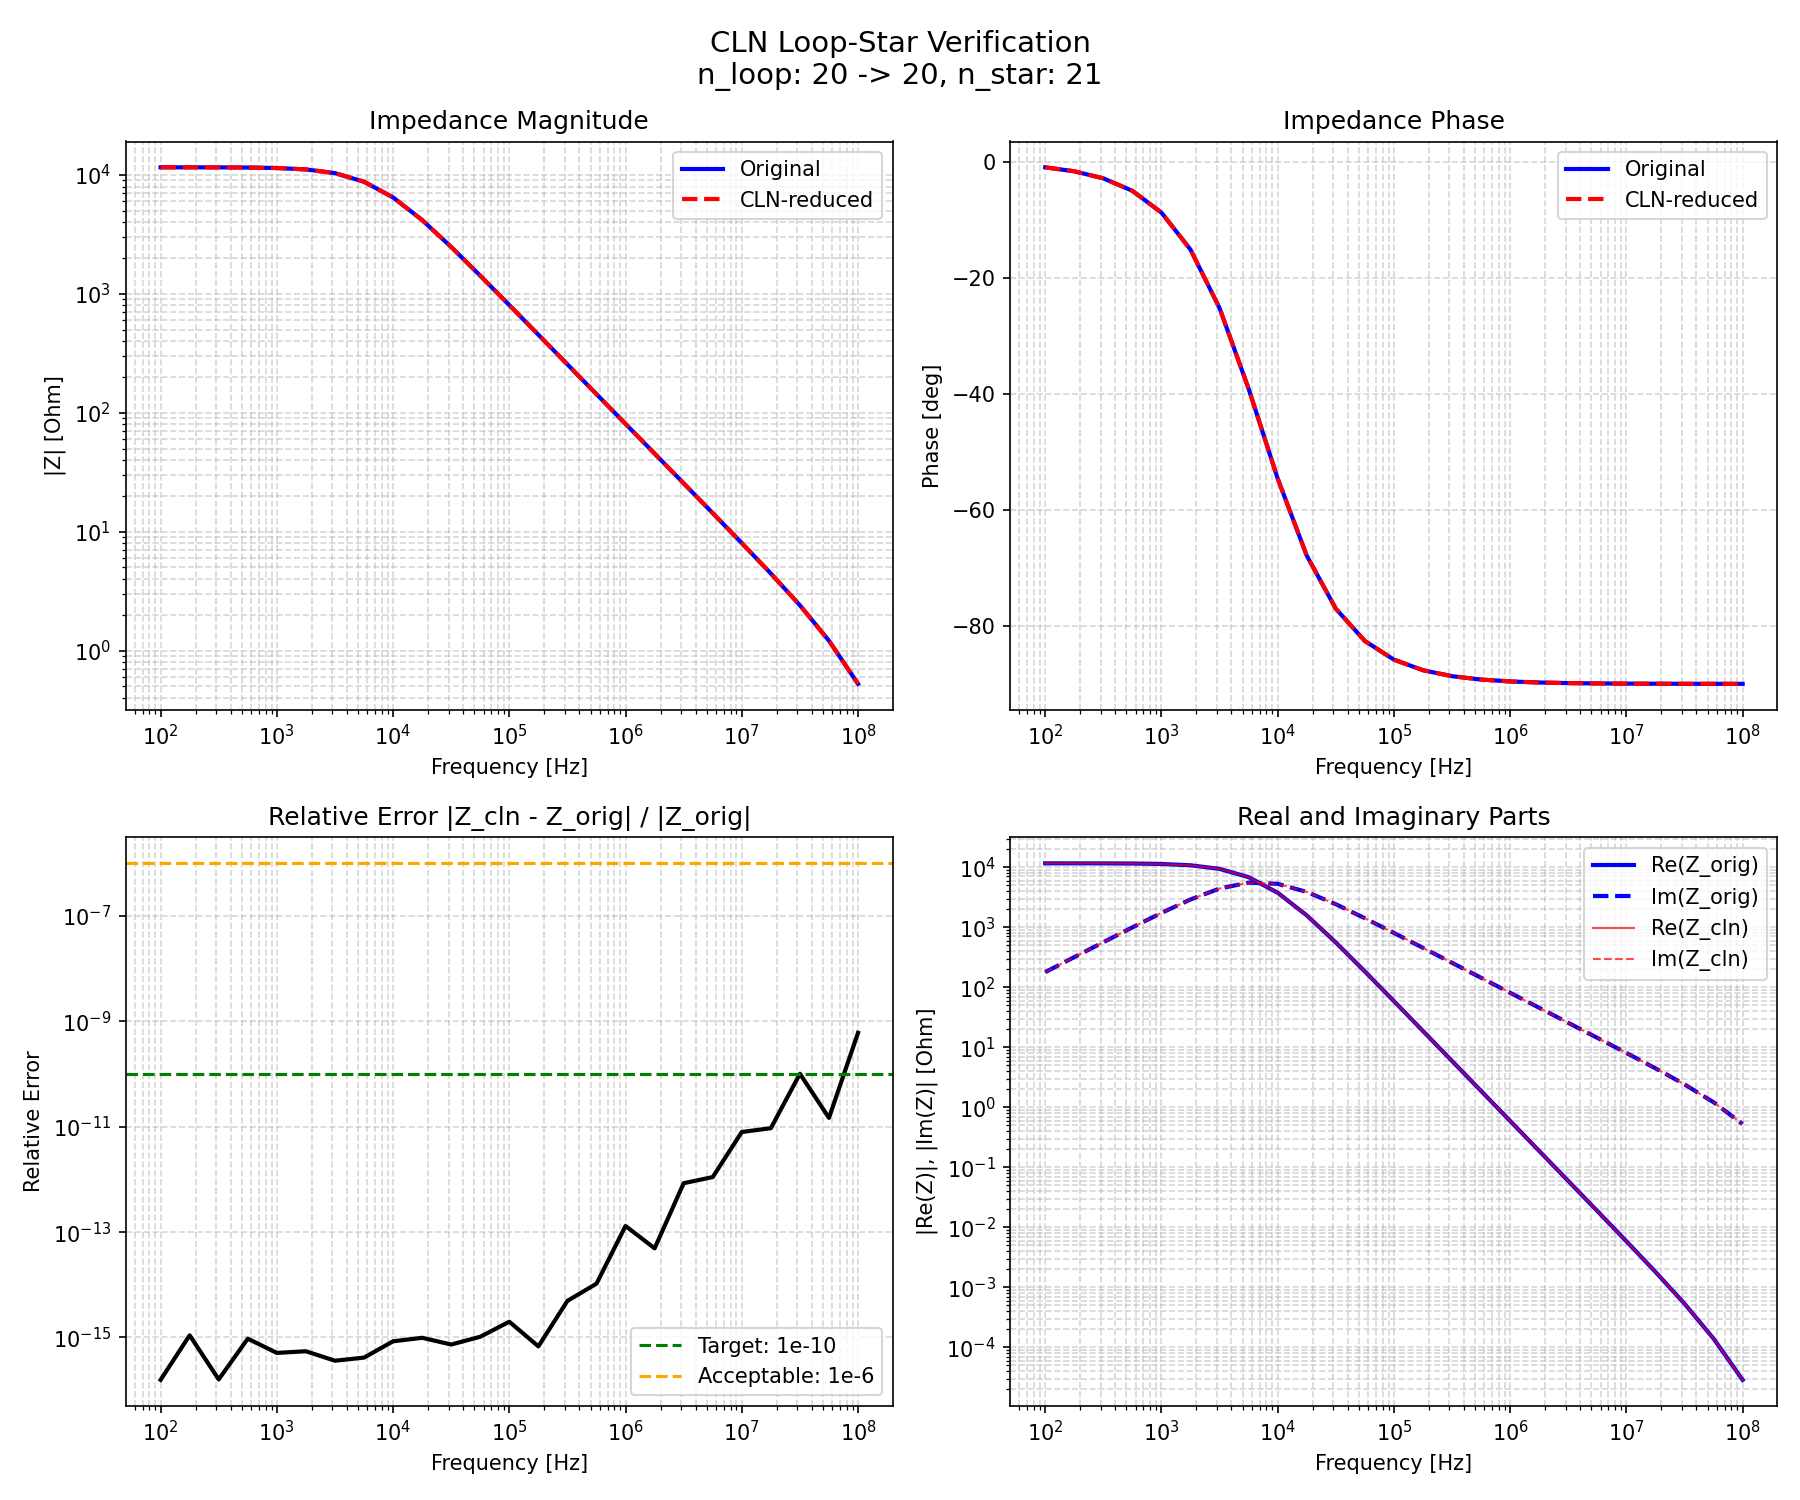

This chart was generated by the following Python code:
"""
Historical example: the CLN reduction route is retired and is not a validation route.
Independent caller algebra is retained; external PEEC assembly is not bundled.
CLN変換後のLoop-Star相互作用の周波数特性検証

Loop部分にLanczos変換（CLN I型）を適用した場合:
- Loop-Loop: R -> R_diag, L -> L_tridiag (Q^T * R * Q, Q^T * L * Q)
- Loop-Star: M_LS -> Q^T * M_LS
- Star-Loop: M_SL = M_LS^T -> M_LS^T * Q = (Q^T * M_LS)^T
- Star-Star: P -> P (変換なし)

検証項目:
1. 元のLoop-Star系とCLN変換後の周波数特性が一致すること
2. ポートインピーダンスZ(omega)が機械精度で一致すること
"""

def _retired_field_reduction(*args, **kwargs):
    raise RuntimeError("This historical CLN reduction route has been retired.")


import numpy as np
import sys
import matplotlib.pyplot as plt

# CLNライブラリへのパス
# External research package is not auto-loaded from a private drive.

from cln.peec_matrices import (
    build_peec_matrices,
    build_impedance_matrix,
    create_simple_wire_segments,
    create_loop_segments,
)
lanczos = _retired_field_reduction


def build_cln_loop_star_impedance(R_diag, L_tridiag, P, M_LS_reduced, omega):
    """CLN変換後のLoop-Star系インピーダンス行列を構築

    Z = [Z_LL'   Z_LS']
        [Z_SL'   Z_SS ]

    where:
        Z_LL' = R_diag + jw*L_tridiag  (CLN変換後)
        Z_LS' = jw * M_LS_reduced      (Q^T * M_LS)
        Z_SL' = Z_LS'^T                (reciprocity)
        Z_SS  = P / jw                 (Star部分は変換なし)
    """
    n_loop_red = R_diag.shape[0]
    n_star = P.shape[0]
    n_total = n_loop_red + n_star

    Z = np.zeros((n_total, n_total), dtype=complex)

    # Z_LL' (CLN変換後のLoop-Loop)
    Z[:n_loop_red, :n_loop_red] = R_diag + 1j * omega * L_tridiag

    # Z_SS (Star-Star、変換なし)
    if np.abs(omega) > 1e-15:
        Z[n_loop_red:, n_loop_red:] = P / (1j * omega)
    else:
        Z[n_loop_red:, n_loop_red:] = P * 1e15

    # Z_LS', Z_SL' (Loop-Star結合、CLN変換後)
    Z_LS = 1j * omega * M_LS_reduced
    Z[:n_loop_red, n_loop_red:] = Z_LS
    Z[n_loop_red:, :n_loop_red] = Z_LS.T

    return Z


def compute_port_impedance_from_matrix(Z, port_vector):
    """インピーダンス行列からポートインピーダンスを計算

    Z_port = v^T * Z^{-1} * v
    """
    n_loop = len(port_vector)
    n_total = Z.shape[0]

    V = np.zeros(n_total, dtype=complex)
    V[:n_loop] = port_vector

    I = np.linalg.solve(Z, V)
    Z_port = np.dot(port_vector, I[:n_loop])

    return Z_port


def verify_loop_star_cln(n_segments=20, n_reduced=5):
    """Loop-Star系のCLN変換検証

    Args:
        n_segments: PEECセグメント数
        n_reduced: CLN縮約後の次元
    """
    print("=" * 70)
    print("CLN Loop-Star Transformation Verification")
    print("=" * 70)

    # ワイヤパラメータ
    length = 0.1  # 10cm
    width = 1e-3  # 1mm
    height = 1e-3
    sigma = 5.8e7

    # セグメント作成
    segments = create_simple_wire_segments(length, width, height, n_segments, sigma)

    # PEEC行列構築
    matrices = build_peec_matrices(segments, include_star=True)

    print(f"\nOriginal system:")
    print(f"  n_loop (original): {matrices.n_loop}")
    print(f"  n_star: {matrices.n_star}")
    print(f"  Total DOF: {matrices.n_loop + matrices.n_star}")

    # 元の行列
    R_orig = matrices.R
    L_orig = matrices.L
    P = matrices.P
    M_LS_orig = matrices.M_LS

    # CLN変換（Loop部分のみ）
    # lanczos(K=R, N=L) -> R_diag, L_tridiag, Q
    result = lanczos(R_orig, L_orig, n_iter=n_reduced)

    Q = result.Q  # 変換行列 (n_loop x n_reduced)
    R_diag = result.R_diag  # 対角化された抵抗
    L_tridiag = result.L_tridiag  # 三重対角化されたインダクタンス

    print(f"\nCLN-transformed system:")
    print(f"  n_loop (reduced): {n_reduced}")
    print(f"  n_star: {matrices.n_star}")
    print(f"  Total DOF: {n_reduced + matrices.n_star}")
    print(f"  Q shape: {Q.shape}")

    # Loop-Star結合行列の変換
    # M_LS_reduced = Q^T * M_LS
    M_LS_reduced = Q.T @ M_LS_orig

    print(f"\nMatrix transformations:")
    print(f"  R: {R_orig.shape} -> R_diag: {R_diag.shape}")
    print(f"  L: {L_orig.shape} -> L_tridiag: {L_tridiag.shape}")
    print(f"  M_LS: {M_LS_orig.shape} -> M_LS_reduced: {M_LS_reduced.shape}")
    print(f"  P: {P.shape} (unchanged)")

    # ポートベクトル
    port_vector_orig = np.zeros(matrices.n_loop)
    port_vector_orig[0] = 1.0  # 最初のセグメントに電圧印加

    # CLN座標でのポートベクトル
    port_vector_reduced = Q.T @ port_vector_orig

    print(f"\nPort vector transformation:")
    print(f"  v_orig: {port_vector_orig.shape} -> v_reduced: {port_vector_reduced.shape}")

    # 周波数掃引（Darwin近似の有効範囲: ~100MHz以下）
    frequencies = np.logspace(2, 8, 25)  # 100Hz to 100MHz
    Z_orig_list = []
    Z_cln_list = []
    errors = []

    print("\n" + "-" * 70)
    print(f"{'Freq [Hz]':>12}  {'Z_orig':>24}  {'Z_cln':>24}  {'Error':>10}")
    print("-" * 70)

    for f in frequencies:
        omega = 2 * np.pi * f

        # 元のLoop-Star系
        Z_matrix_orig = build_impedance_matrix(matrices, omega)
        Z_orig = compute_port_impedance_from_matrix(Z_matrix_orig, port_vector_orig)

        # CLN変換後のLoop-Star系
        Z_matrix_cln = build_cln_loop_star_impedance(
            R_diag, L_tridiag, P, M_LS_reduced, omega
        )
        Z_cln = compute_port_impedance_from_matrix(Z_matrix_cln, port_vector_reduced)

        # 相対誤差
        rel_error = np.abs(Z_cln - Z_orig) / np.abs(Z_orig)

        Z_orig_list.append(Z_orig)
        Z_cln_list.append(Z_cln)
        errors.append(rel_error)

        # 一部の周波数のみ表示
        if f in [1e2, 1e3, 1e4, 1e5, 1e6, 1e7, 1e8]:
            print(f"{f:12.2e}  {Z_orig:24.6e}  {Z_cln:24.6e}  {rel_error:10.2e}")

    print("-" * 70)

    # 統計
    max_error = max(errors)
    mean_error = np.mean(errors)

    print(f"\nError statistics:")
    print(f"  Max relative error: {max_error:.2e}")
    print(f"  Mean relative error: {mean_error:.2e}")

    # 判定
    # 注: 高周波では行列の条件数が悪化するため、1e-6程度の誤差は許容
    tolerance = 1e-5
    if max_error < tolerance:
        print(f"\n*** PASS: All errors < {tolerance:.0e} ***")
        success = True
    else:
        print(f"\n*** WARNING: Max error {max_error:.2e} >= {tolerance:.0e} ***")
        success = False

    # プロット
    fig, axes = plt.subplots(2, 2, figsize=(12, 10))

    # インピーダンス絶対値
    ax1 = axes[0, 0]
    ax1.loglog(frequencies, np.abs(Z_orig_list), 'b-', label='Original', linewidth=2)
    ax1.loglog(frequencies, np.abs(Z_cln_list), 'r--', label='CLN-reduced', linewidth=2)
    ax1.set_xlabel('Frequency [Hz]')
    ax1.set_ylabel('|Z| [Ohm]')
    ax1.set_title('Impedance Magnitude')
    ax1.legend()
    ax1.grid(True, which='both', linestyle='--', alpha=0.5)

    # インピーダンス位相
    ax2 = axes[0, 1]
    ax2.semilogx(frequencies, np.angle(Z_orig_list, deg=True), 'b-', label='Original', linewidth=2)
    ax2.semilogx(frequencies, np.angle(Z_cln_list, deg=True), 'r--', label='CLN-reduced', linewidth=2)
    ax2.set_xlabel('Frequency [Hz]')
    ax2.set_ylabel('Phase [deg]')
    ax2.set_title('Impedance Phase')
    ax2.legend()
    ax2.grid(True, which='both', linestyle='--', alpha=0.5)

    # 相対誤差
    ax3 = axes[1, 0]
    ax3.loglog(frequencies, errors, 'k-', linewidth=2)
    ax3.axhline(y=1e-10, color='g', linestyle='--', label='Target: 1e-10')
    ax3.axhline(y=1e-6, color='orange', linestyle='--', label='Acceptable: 1e-6')
    ax3.set_xlabel('Frequency [Hz]')
    ax3.set_ylabel('Relative Error')
    ax3.set_title('Relative Error |Z_cln - Z_orig| / |Z_orig|')
    ax3.legend()
    ax3.grid(True, which='both', linestyle='--', alpha=0.5)

    # 実部・虚部比較
    ax4 = axes[1, 1]
    ax4.loglog(frequencies, np.abs(np.real(Z_orig_list)), 'b-', label='Re(Z_orig)', linewidth=2)
    ax4.loglog(frequencies, np.abs(np.imag(Z_orig_list)), 'b--', label='Im(Z_orig)', linewidth=2)
    ax4.loglog(frequencies, np.abs(np.real(Z_cln_list)), 'r-', label='Re(Z_cln)', linewidth=1, alpha=0.7)
    ax4.loglog(frequencies, np.abs(np.imag(Z_cln_list)), 'r--', label='Im(Z_cln)', linewidth=1, alpha=0.7)
    ax4.set_xlabel('Frequency [Hz]')
    ax4.set_ylabel('|Re(Z)|, |Im(Z)| [Ohm]')
    ax4.set_title('Real and Imaginary Parts')
    ax4.legend()
    ax4.grid(True, which='both', linestyle='--', alpha=0.5)

    plt.suptitle(f'CLN Loop-Star Verification\n'
                 f'n_loop: {matrices.n_loop} -> {n_reduced}, n_star: {matrices.n_star}',
                 fontsize=14)
    plt.tight_layout()
    plt.savefig('verify_cln_loop_star.png', dpi=150)
    print(f"\nPlot saved to: verify_cln_loop_star.png")
    plt.close()

    return success, max_error


def verify_circular_loop():
    """円形ループコイルでの検証"""
    print("\n" + "=" * 70)
    print("Circular Loop Coil Verification")
    print("=" * 70)

    # ループパラメータ
    radius = 0.05
    width = 2e-3
    height = 1e-3
    n_segments = 36
    sigma = 5.8e7

    segments = create_loop_segments(radius, width, height, n_segments, sigma)
    matrices = build_peec_matrices(segments, include_star=True)

    print(f"\nCircular loop: R={radius*1000:.1f}mm, {n_segments} segments")
    print(f"  n_loop: {matrices.n_loop}, n_star: {matrices.n_star}")

    # CLN変換
    n_reduced = 10
    result = lanczos(matrices.R, matrices.L, n_iter=n_reduced)

    Q = result.Q
    R_diag = result.R_diag
    L_tridiag = result.L_tridiag
    M_LS_reduced = Q.T @ matrices.M_LS

    # ポートベクトル
    port_vector_orig = np.zeros(matrices.n_loop)
    port_vector_orig[0] = 1.0
    port_vector_reduced = Q.T @ port_vector_orig

    # 周波数掃引（Darwin近似の有効範囲: ~100MHz以下）
    frequencies = np.logspace(3, 8, 21)  # 1kHz to 100MHz
    max_error = 0

    for f in frequencies:
        omega = 2 * np.pi * f

        Z_matrix_orig = build_impedance_matrix(matrices, omega)
        Z_orig = compute_port_impedance_from_matrix(Z_matrix_orig, port_vector_orig)

        Z_matrix_cln = build_cln_loop_star_impedance(
            R_diag, L_tridiag, matrices.P, M_LS_reduced, omega
        )
        Z_cln = compute_port_impedance_from_matrix(Z_matrix_cln, port_vector_reduced)

        rel_error = np.abs(Z_cln - Z_orig) / np.abs(Z_orig)
        max_error = max(max_error, rel_error)

    print(f"\nMax relative error: {max_error:.2e}")

    if max_error < 1e-10:
        print("*** PASS ***")
        return True
    else:
        print("*** FAIL ***")
        return False


def verify_loop_only_cln(n_segments=20, n_reduced=20):
    """Loop-only（Star成分なし）でのCLN変換検証

    Star成分を除外することで、純粋にLoop変換の正しさを検証
    """
    print("\n" + "=" * 70)
    print("Loop-Only CLN Verification (No Star)")
    print("=" * 70)

    # ワイヤパラメータ
    length = 0.1
    width = 1e-3
    height = 1e-3
    sigma = 5.8e7

    segments = create_simple_wire_segments(length, width, height, n_segments, sigma)
    matrices = build_peec_matrices(segments, include_star=False)

    print(f"\nLoop-only system: n_loop={matrices.n_loop}")

    # CLN変換
    result = lanczos(matrices.R, matrices.L, n_iter=n_reduced)
    Q = result.Q
    R_diag = result.R_diag
    L_tridiag = result.L_tridiag

    # ポートベクトル
    port_vector_orig = np.zeros(matrices.n_loop)
    port_vector_orig[0] = 1.0
    port_vector_reduced = Q.T @ port_vector_orig

    # 周波数掃引（Darwin近似の有効範囲: ~100MHz以下）
    frequencies = np.logspace(2, 8, 25)  # 100Hz to 100MHz
    max_error = 0

    print(f"\n{'Freq [Hz]':>12}  {'Z_orig':>24}  {'Z_cln':>24}  {'Error':>10}")
    print("-" * 70)

    for f in frequencies:
        omega = 2 * np.pi * f

        # 元のLoop-only系: Z = R + jw*L
        Z_LL_orig = matrices.R + 1j * omega * matrices.L
        I_orig = np.linalg.solve(Z_LL_orig, port_vector_orig)
        Z_orig = np.dot(port_vector_orig, I_orig)

        # CLN変換後: Z' = R_diag + jw*L_tridiag
        Z_LL_cln = R_diag + 1j * omega * L_tridiag
        I_cln = np.linalg.solve(Z_LL_cln, port_vector_reduced)
        Z_cln = np.dot(port_vector_reduced, I_cln)

        rel_error = np.abs(Z_cln - Z_orig) / np.abs(Z_orig)
        max_error = max(max_error, rel_error)

        if f in [1e2, 1e3, 1e4, 1e5, 1e6, 1e7, 1e8]:
            print(f"{f:12.2e}  {Z_orig:24.6e}  {Z_cln:24.6e}  {rel_error:10.2e}")

    print("-" * 70)
    print(f"\nMax relative error: {max_error:.2e}")

    if max_error < 1e-10:
        print("*** PASS: Loop-only CLN transformation is exact ***")
        return True, max_error
    else:
        print(f"*** INFO: Max error {max_error:.2e} (numerical precision) ***")
        return max_error < 1e-5, max_error


def main():
    """メイン検証"""
    print("CLN Loop-Star Transformation Verification")
    print("=" * 70)
    print("\nTransformation rules:")
    print("  Loop-Loop: R -> Q^T*R*Q = R_diag")
    print("             L -> Q^T*L*Q = L_tridiag")
    print("  Loop-Star: M_LS -> Q^T*M_LS")
    print("  Star-Loop: M_SL = M_LS^T -> (Q^T*M_LS)^T")
    print("  Star-Star: P -> P (unchanged)")
    print("  Port:      v -> Q^T*v")
    print("=" * 70)

    # テスト0: Loop-only（Star成分なし）での検証
    success0, error0 = verify_loop_only_cln(n_segments=20, n_reduced=20)

    # テスト1: 直線ワイヤ（フル次元で変換の正しさを検証）
    # n_reduced = n_segments なら、変換は情報を失わない
    success1, error1 = verify_loop_star_cln(n_segments=20, n_reduced=20)

    # テスト2: 円形ループ
    success2 = verify_circular_loop()

    print("\n" + "=" * 70)
    print("Summary")
    print("=" * 70)
    print(f"  Wire test: {'PASS' if success1 else 'FAIL'} (max error: {error1:.2e})")
    print(f"  Loop test: {'PASS' if success2 else 'FAIL'}")

    if success1 and success2:
        print("\n*** All tests PASSED ***")
    else:
        print("\n*** Some tests FAILED ***")


if __name__ == "__main__":
    main()
